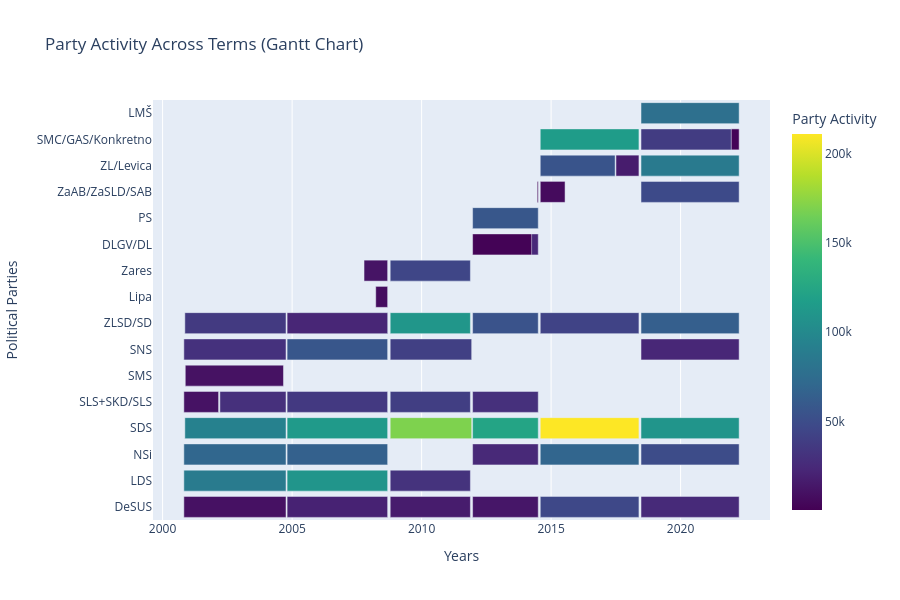

Write notebook code for a chart like this one.
### Code cell
fig = px.timeline(
    activity,
    x_start="Start_date",
    x_end="End_date",
    y="Grouped_parties",
    color="Sent_count",
    title="Party Activity Across Terms (Gantt Chart)",
    labels={"Sent_count": "Party Activity"},
    color_continuous_scale="viridis"

)
fig.update_layout(
    height=600,
    xaxis_title="Years",
    yaxis_title="Political Parties",
    legend_title="Grouped Parties",
    barmode = "stack"
)
fig.write_image("./Figures/Sentiment_Analysis/Sentences/Party_activity_grouped.png")

fig.show()
